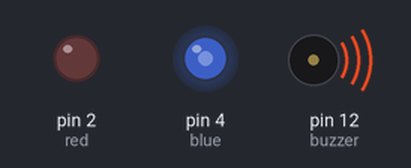
The sketch below on a simulated Arduino Uno, built with avr-gcc and run on an emulated ATmega328P. Shown: output pins drawn as LEDs (lit = HIGH), buzzer (waves = sounding). Pins used as bus, display or sensor lines are not drawn.

Above: at 0.74 s.
At 39.35 s:
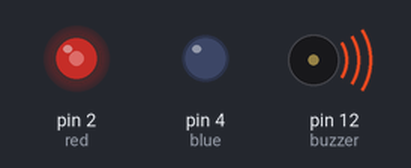
Timing chart, 0 to 40.0 s (numbered marks = the images above):
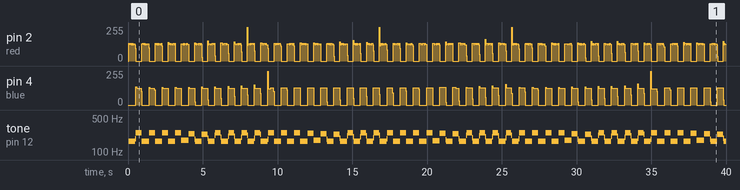

The sketch:

Active_Buzzer.ino
```cpp
//www.elegoo.com
//2016.12.08

int buzzer = 12;//the pin of the active buzzer
int red = 2;
int blue = 4;

void setup()
{
 pinMode(buzzer,OUTPUT);//initialize the buzzer pin as an output
 pinMode(red,OUTPUT);
 pinMode(blue,OUTPUT);
}
void loop()
{
 unsigned char i;
 while(1)
 {
   //output an frequency
  for(i=0;i<80;i++)
  {
    digitalWrite(buzzer,HIGH);
    digitalWrite(red,HIGH);
    delay(3);//wait for 1ms
    digitalWrite(buzzer,LOW);
    digitalWrite(red,LOW);
    delay(3);//wait for 1ms
    }
    //output another frequency
    for(i=0;i<100;i++)
    {
      digitalWrite(buzzer,HIGH);
      digitalWrite(blue,HIGH);
      delay(2);//wait for 2ms
      digitalWrite(buzzer,LOW);
      digitalWrite(blue,LOW);
      delay(2);//wait for 2ms
    }
  }
}
```

Measured:
- by itself, tone on pin 12 (buzzer): plays 166 Hz for 0.44 s, 188 Hz for 0.04 s, 249 Hz for 0.40 s, 166 Hz for 0.48 s, 249 Hz for 0.40 s, 166 Hz for 0.48 s … (136 notes in this stretch)
